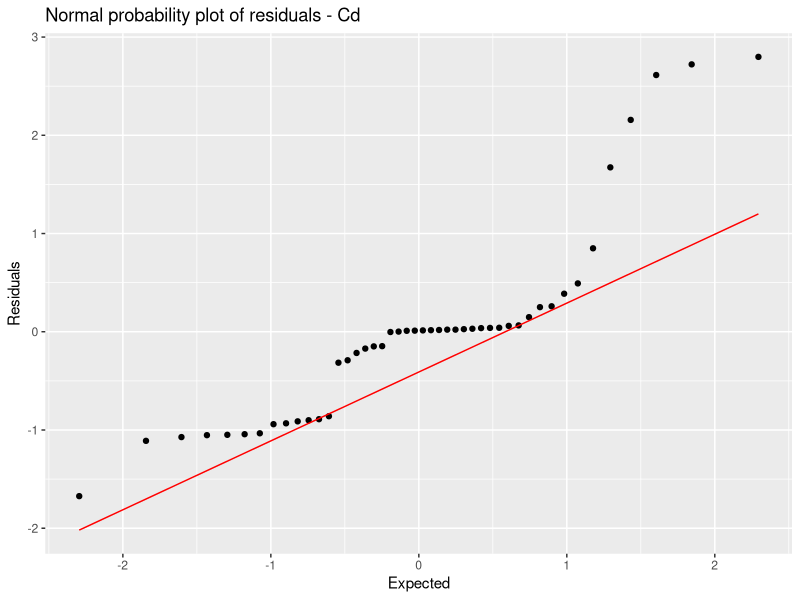
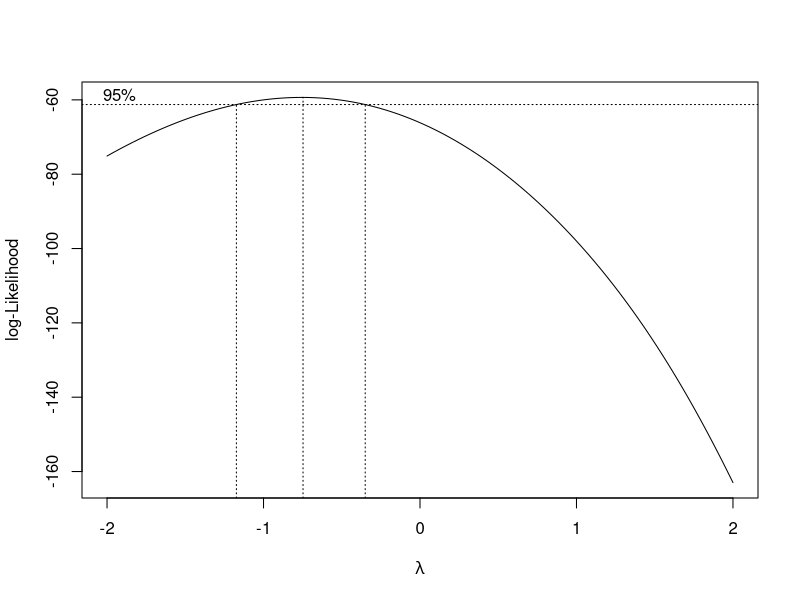
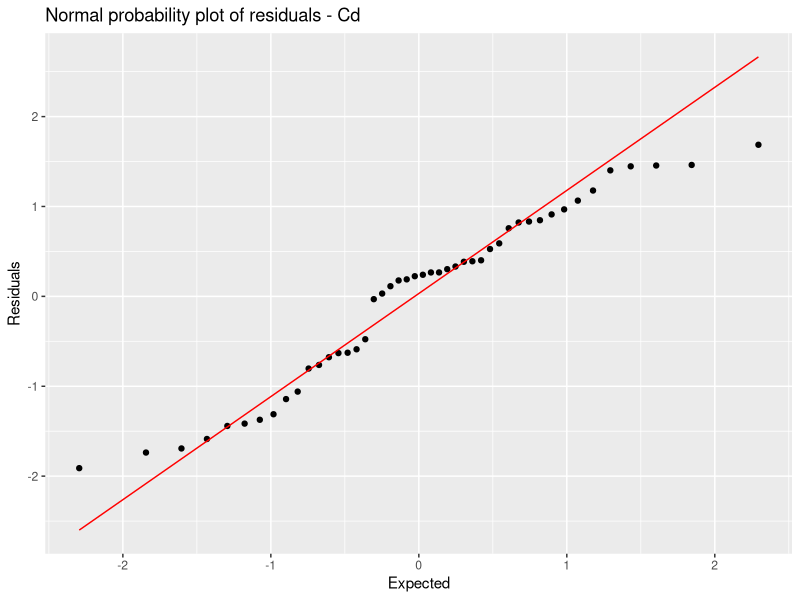
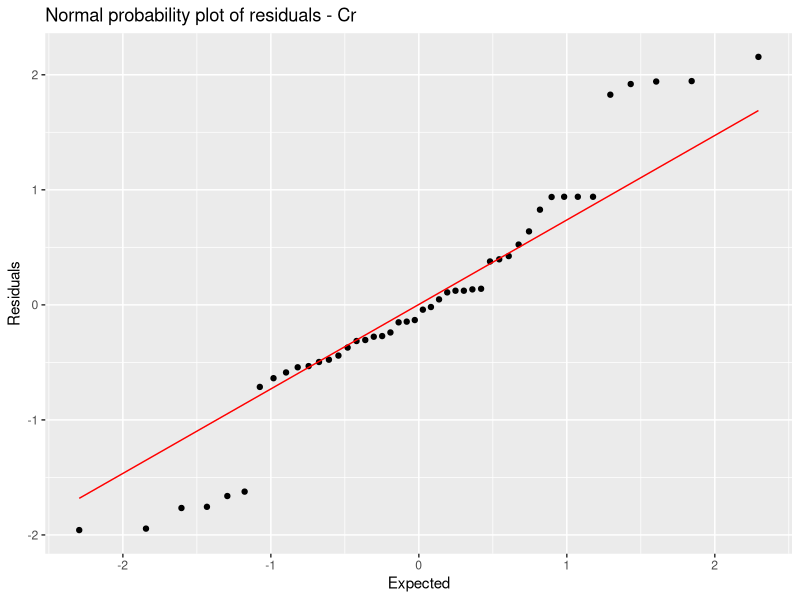
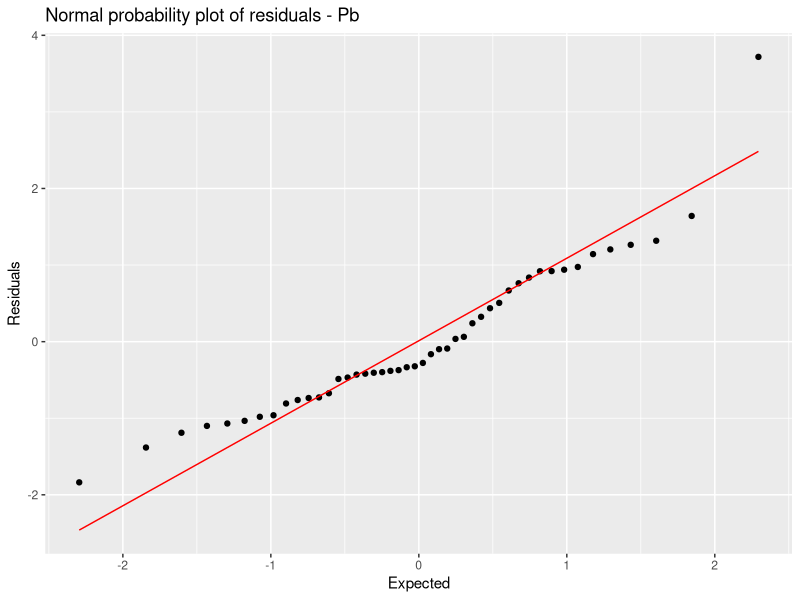
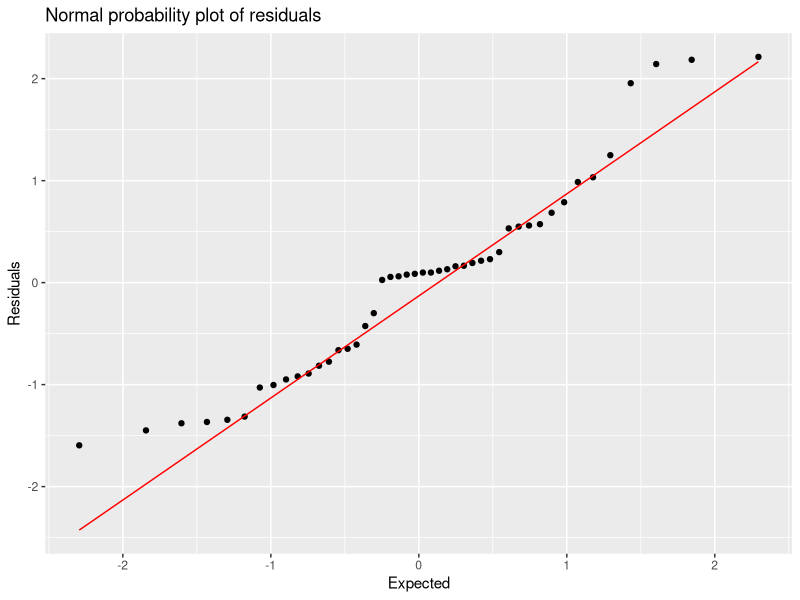
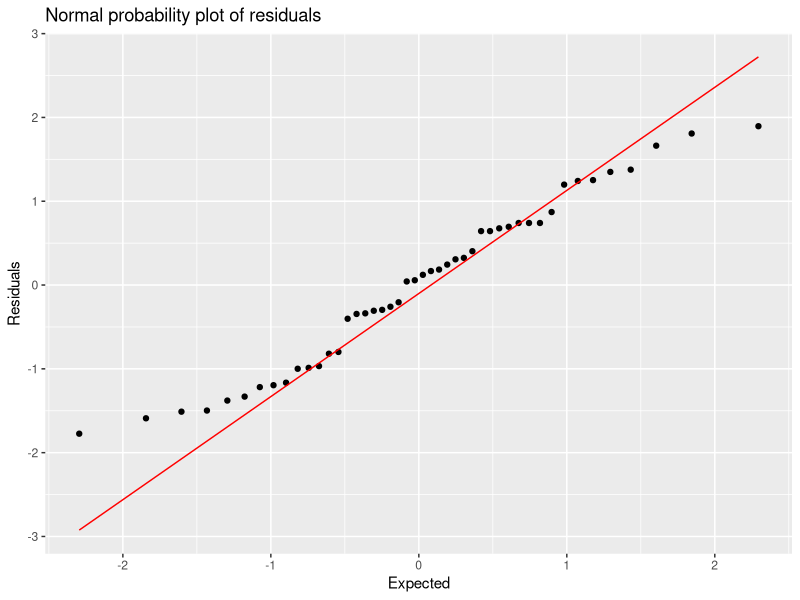
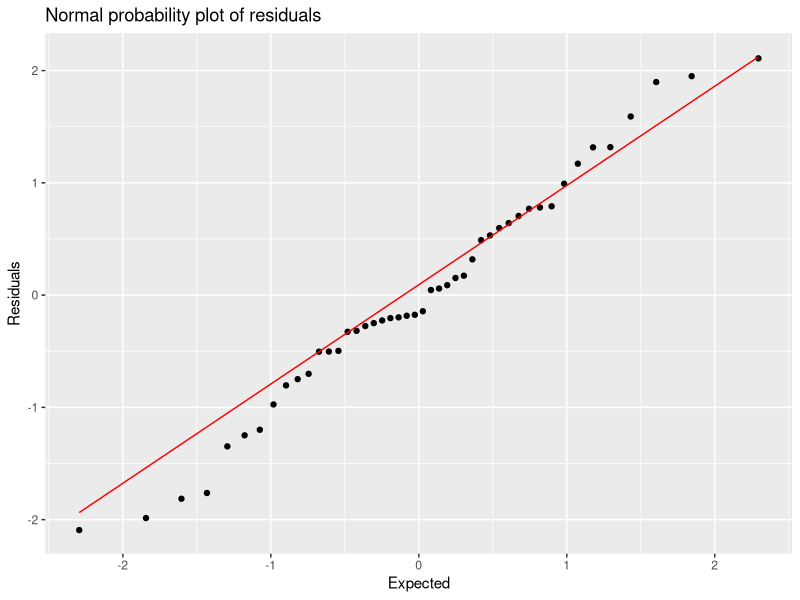

Write R code to recreate these figures, in order.
# Loading libraries
library(readxl)
library(tidyverse)
library(broom)
library(car)
library(lmtest)
library(MASS)

# Loading Dataset
water_quality_data <- read_excel("water quality monthly variation.xlsx")

# Creating new df
mean_data <- water_quality_data %>% pivot_longer(col = 4:18, 
                                                 names_to = "Parameter", 
                                                 values_to = "Value") %>%
  group_by(Location, Parameter, `Vegetation type`) %>% 
  summarise(Mean.Value = mean(Value))

mean_data$`Vegetation type` <- relevel(as.factor(mean_data$`Vegetation type`), 
                                       ref = "WWI")


# Anova

# Cd
data.Cd <- mean_data %>% filter(Parameter == "Cd")
model.Cd <- lm(Mean.Value~`Vegetation type`, data = data.Cd)
summary(model.Cd)
# p-value = 1.246e-11, Significant

# Assumption checking
model.Cd_fitresid <- augment(model.Cd)

# shapiro wilk
shapiro.test(model.Cd_fitresid$.std.resid) # not normal
# QQ plot
ggplot(model.Cd_fitresid, aes(sample = .std.resid)) + stat_qq() + 
  stat_qq_line(color = "red") +
  labs(title = "Normal probability plot of residuals - Cd", x = "Expected", 
       y = "Residuals")

# residual autocorrelation
durbinWatsonTest(model.Cd) # okay

# constant variance
bptest(model.Cd) # okay

# Box Cox
bc <- boxcox(Mean.Value~`Vegetation type`, data = data.Cd)
(lambda <- bc$x[which.max(bc$y)])
lambda <- -1

#fit new linear regression model using the Box-Cox transformation
new_model <- lm(((Mean.Value^lambda-1)/lambda) ~ `Vegetation type`, data = data.Cd)
summary(new_model)

# Assumption checking
model.Cd_fitresid1 <- augment(new_model)

# shapiro wilk
shapiro.test(model.Cd_fitresid1$.std.resid) # not normal
# QQ plot
ggplot(model.Cd_fitresid1, aes(sample = .std.resid)) + stat_qq() + 
  stat_qq_line(color = "red") +
  labs(title = "Normal probability plot of residuals - Cd", x = "Expected", 
       y = "Residuals")



# Cr
data.Cr <- mean_data %>% filter(Parameter == "Cr")
model.Cr <- lm(Mean.Value~`Vegetation type`, data = data.Cr)
summary(model.Cr)
# p-value: < 2.2e-16, Significant

# Assumption checking
model.Cr_fitresid <- augment(model.Cr)

# shapiro wilk
shapiro.test(model.Cr_fitresid$.std.resid) # not normal
# QQ plot  ## OKAY
ggplot(model.Cr_fitresid, aes(sample = .std.resid)) + stat_qq() + 
  stat_qq_line(color = "red") +
  labs(title = "Normal probability plot of residuals - Cr", x = "Expected", 
       y = "Residuals")


# residual autocorrelation
durbinWatsonTest(model.Cr) # not independent

# constant variance
bptest(model.Cr) # no constant variance


# Pb        
data.Pb <- mean_data %>% filter(Parameter == "Pb")
model.Pb <- lm(Mean.Value~`Vegetation type`, data = data.Pb)
summary(model.Pb)
# p-value = 5.145e-08, Significant

# Assumption checking
model.Pb_fitresid <- augment(model.Pb) 

# shapiro wilk 
shapiro.test(model.Pb_fitresid$.std.resid) # not normal
# QQ plot  ## OKAY
ggplot(model.Pb_fitresid, aes(sample = .std.resid)) + stat_qq() + 
  stat_qq_line(color = "red") +
  labs(title = "Normal probability plot of residuals - Pb", x = "Expected", 
       y = "Residuals")

# residual autocorrelation
durbinWatsonTest(model.Pb) # okay

# constant variance
bptest(model.Pb) # okay


############## LOG TRANSFORMATION ###############

# Cd
data.Cd <- mean_data %>% filter(Parameter == "Cd")
model.Cd <- lm(log(Mean.Value)~`Vegetation type`, data = data.Cd)
summary(model.Cd)
# p-value = 2.386e-06, Significant

# Assumption checking
model.Cd_fitresid <- augment(model.Cd)

# shapiro wilk
shapiro.test(model.Cd_fitresid$.std.resid) # not normal
# QQ plot  ## BETTER THAN FIRST
ggplot(model.Cd_fitresid, aes(sample = .std.resid)) + stat_qq() + 
  stat_qq_line(color = "red") +
  labs(title = "Normal probability plot of residuals", x = "Expected", 
       y = "Residuals")

# residual autocorrelation
durbinWatsonTest(model.Cd) # not okay

# constant variance
bptest(model.Cd) # not okay



# Cr
data.Cr <- mean_data %>% filter(Parameter == "Cr")
model.Cr <- lm(log(Mean.Value)~`Vegetation type`, data = data.Cr)
summary(model.Cr)
# p-value: 3.015e-16, Significant

# Assumption checking
model.Cr_fitresid <- augment(model.Cr)

# shapiro wilk
shapiro.test(model.Cr_fitresid$.std.resid) # normal
# QQ plot  ## OKAY
ggplot(model.Cr_fitresid, aes(sample = .std.resid)) + stat_qq() + 
  stat_qq_line(color = "red") +
  labs(title = "Normal probability plot of residuals", x = "Expected", 
       y = "Residuals")

# residual autocorrelation
durbinWatsonTest(model.Cr) # not independent

# constant variance
bptest(model.Cr) # okay


# Pb        
data.Pb <- mean_data %>% filter(Parameter == "Pb")
model.Pb <- lm(log(Mean.Value)~`Vegetation type`, data = data.Pb)
summary(model.Pb)
# p-value = 8.162e-08, Significant

# Assumption checking
model.Pb_fitresid <- augment(model.Pb) 

# shapiro wilk
shapiro.test(model.Pb_fitresid$.std.resid) # normal
# QQ plot  ## OKAY
ggplot(model.Pb_fitresid, aes(sample = .std.resid)) + stat_qq() + 
  stat_qq_line(color = "red") +
  labs(title = "Normal probability plot of residuals", x = "Expected", 
       y = "Residuals")

# residual autocorrelation
durbinWatsonTest(model.Pb) # okay

# constant variance
bptest(model.Pb) # okay

